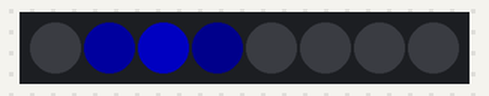
The program below on a simulated CircuitPython board. On the bench: 8 RGB LEDs in strip order, left to right. Dim RGB values are drawn brighter than linear; random numbers come from a fixed seed.

Above: at 12.0 s.
At 26.41 s:
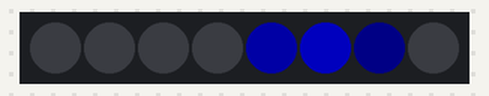
At 29.17 s:
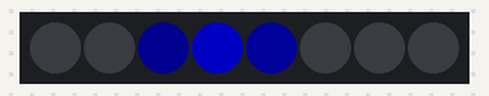
At 39.34 s:
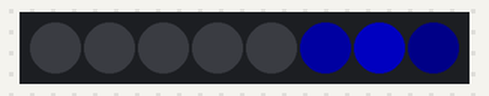
Timing chart, 0 to 40.0 s (numbered marks = the images above):
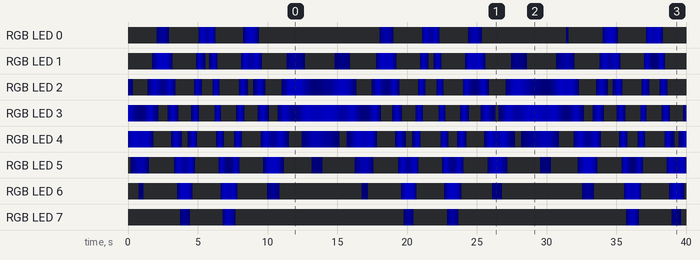

The program:

7_ondaEsempio2.py
```python
import board
import neopixel
import time
import math
import random

NUM_LED = 8
pixels = neopixel.NeoPixel(
    board.D9,
    NUM_LED,
    brightness=0.5,
    auto_write=False
)

centro = 3
fase = 0.0
delta_fase = 0.1

blu_attuale = [0] * NUM_LED
smorzamento = 0.8

# --- mare ---
energia = 1.0
energia_min = 0.2
energia_max = 4.0
direzione_energia = 1

while True:

    # variazione lenta dell'energia
    energia = energia + direzione_energia * random.uniform(0.0, 0.05)

    if energia > energia_max:
        energia = energia_max
        direzione_energia = -1

    if energia < energia_min:
        energia = energia_min
        direzione_energia = 1

    # posizione dell'onda
    posizione = centro + energia * math.sin(fase)

    for i in range(NUM_LED):
        distanza = abs(i - posizione)

        intensita = math.exp(- (distanza ** 2) * 1.5)
        blu_target = int(180 * intensita)

        blu_attuale[i] = blu_attuale[i] + (blu_target - blu_attuale[i]) * smorzamento
        pixels[i] = (0, 0, int(blu_attuale[i]))

    pixels.show()

    fase = fase + delta_fase
    time.sleep(0.05)
```
